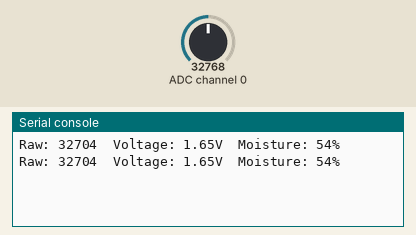
A program run on a simulated CircuitPython board. On the bench: the last lines printed to the serial console. The inputs (shaded band) are chosen by the test bench; at power-on: ADC channel 0 = 32768 (analog values on the 0–65535 scale).

Above: at 1.2 s.
1.3 s: ADC channel 0 set to 45874
At 2.6 s:
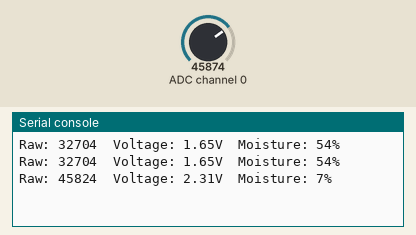
2.8 s: ADC channel 0 set to 57670
At 3.8 s:
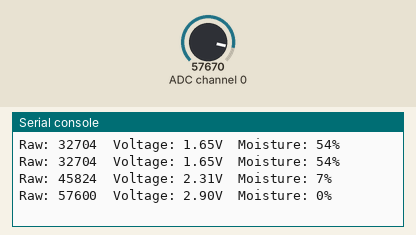
Timing chart, 0 to 5.8 s (numbered marks = the images above; inputs shaded):
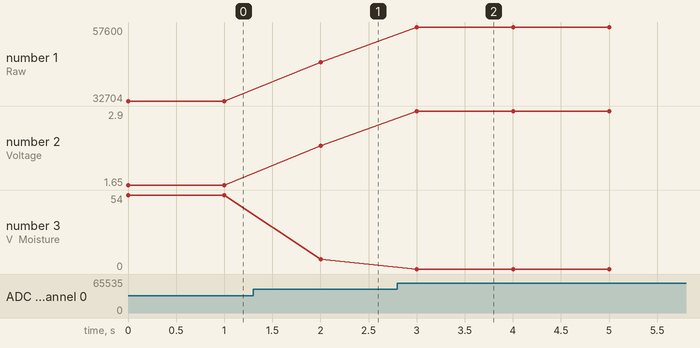

The program:

example.py
```python
# Uses an MCP3008 over SPI to read the sensor on CH0, clamps and scales the Adafruit library 0–65535 ADC value into a 0–100% moisture percentage, and prints raw, voltage, and percent values in a loop.
#
# Buy this module: https://shillehtek.com/products/capacitive-soil-moisture-sensor-v1-2
# Full manual: https://shillehtek.com/blogs/shillehtek-product-manuals/capacitive-soil-moisture-sensor-v1-2-manual
# More examples: https://github.com/shillehbean/shillehtek-examples
#

# Capacitive Soil Moisture Sensor V1.2 - Raspberry Pi
# Requires an MCP3008 ADC over SPI.
# pip install adafruit-circuitpython-mcp3xxx

import time
import board
import busio
import digitalio
from adafruit_mcp3xxx.mcp3008 import MCP3008
from adafruit_mcp3xxx.analog_in import AnalogIn

spi = busio.SPI(clock=board.SCK, MISO=board.MISO, MOSI=board.MOSI)
cs = digitalio.DigitalInOut(board.D8)
mcp = MCP3008(spi, cs)
chan = AnalogIn(mcp, 0)  # MCP3008 CH0

# Calibrate (0-65535 scale from adafruit lib)
DRY_VALUE = 48000
WET_VALUE = 20000

while True:
    raw = chan.value
    clamped = max(WET_VALUE, min(DRY_VALUE, raw))
    percent = int((DRY_VALUE - clamped) * 100 / (DRY_VALUE - WET_VALUE))
    print(f"Raw: {raw}  Voltage: {chan.voltage:.2f}V  Moisture: {percent}%")
    time.sleep(1)
```

Measured:
- after the input at 1.3 s, the serial console: prints a new line after 0.70 s (image 1)
- after the input at 2.8 s, the serial console: prints a new line after 0.20 s (image 2)
- plotted number 1: 32704 → 45824 after the input at 1.3 s, 45824 → 57600 after the input at 2.8 s
- plotted number 2: 1.65 → 2.31 after the input at 1.3 s, 2.31 → 2.9 after the input at 2.8 s
- plotted number 3: 54 → 7 after the input at 1.3 s, 7 → 0 after the input at 2.8 s
